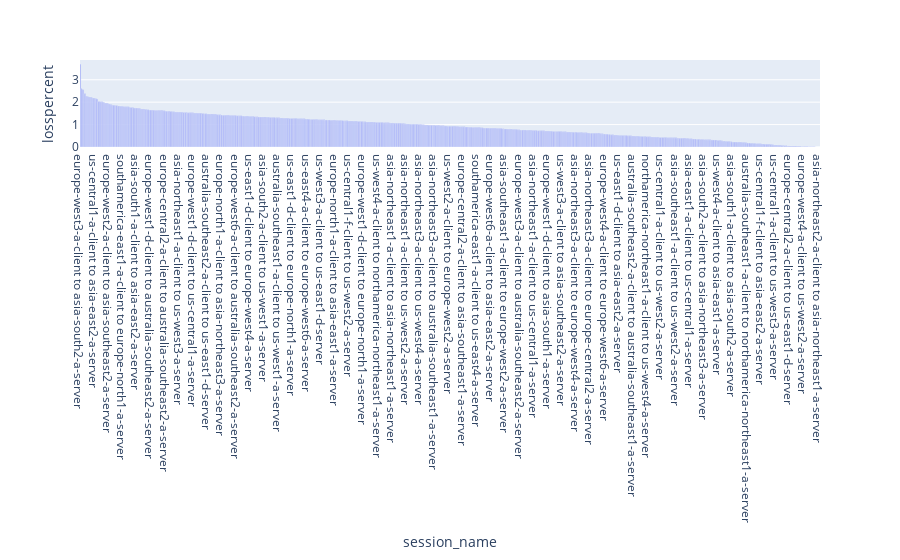

Write notebook code for a chart like this one.
### Code cell
fig = px.bar(intragcpmean,x='session_name',y='losspercent',)
fig.update_layout(xaxis={'categoryorder':'total descending'})

### Figure 1 — Plotly figure (JSON) as saved in the notebook; plotly's stock layout.template omitted (floating-point values rounded to 4 significant figures; data arrays with more than 128 entries replaced by an {"elided": "..."} marker saying what was removed)
{"data": [{"alignmentgroup": "True", "hovertemplate": "session_name=%{x}<br>losspercent=%{y}<extra></extra>", "legendgroup": "", "marker": {"color": "#636efa", "pattern": {"shape": ""}}, "name": "", "offsetgroup": "", "orientation": "v", "showlegend": false, "textposition": "auto", "type": "bar", "x": {"elided": "782 str values"}, "xaxis": "x", "y": {"elided": "782 float values"}, "yaxis": "y"}], "layout": {"barmode": "relative", "legend": {"tracegroupgap": 0}, "margin": {"t": 60}, "xaxis": {"anchor": "y", "categoryorder": "total descending", "domain": [0, 1], "title": {"text": "session_name"}}, "yaxis": {"anchor": "x", "domain": [0, 1], "title": {"text": "losspercent"}}}}
